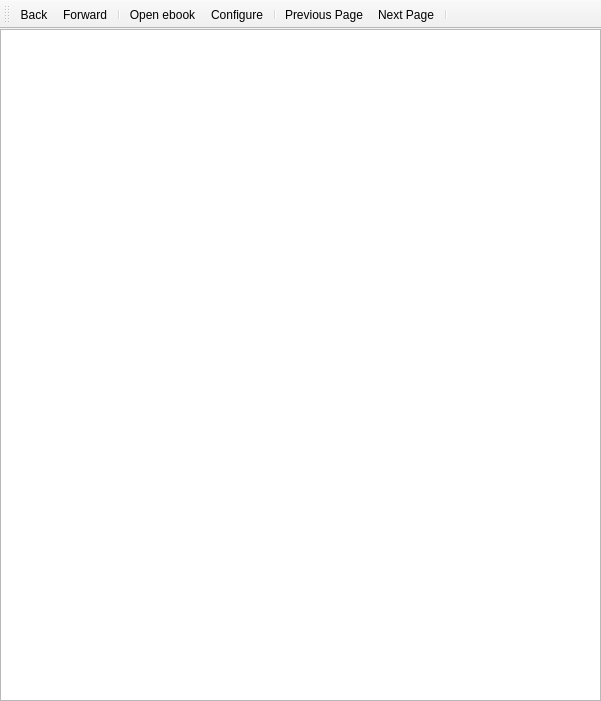
<?xml version="1.0" encoding="UTF-8"?>
<ui version="4.0">
 <class>MainWindow</class>
 <widget class="QMainWindow" name="MainWindow">
  <property name="geometry">
   <rect>
    <x>0</x>
    <y>0</y>
    <width>601</width>
    <height>701</height>
   </rect>
  </property>
  <property name="sizePolicy">
   <sizepolicy hsizetype="Minimum" vsizetype="Minimum">
    <horstretch>0</horstretch>
    <verstretch>0</verstretch>
   </sizepolicy>
  </property>
  <property name="windowTitle">
   <string>LRF Viewer</string>
  </property>
  <property name="windowIcon">
   <iconset>
    <normaloff>:/images/viewer.png</normaloff>:/images/viewer.png</iconset>
  </property>
  <widget class="QWidget" name="central_widget">
   <layout class="QVBoxLayout">
    <property name="margin">
     <number>0</number>
    </property>
    <item>
     <widget class="QStackedWidget" name="stack">
      <property name="currentIndex">
       <number>0</number>
      </property>
      <widget class="QWidget" name="viewer_page">
       <layout class="QGridLayout">
        <property name="margin">
         <number>0</number>
        </property>
        <item row="0" column="0">
         <widget class="BookView" name="graphics_view">
          <property name="mouseTracking">
           <bool>true</bool>
          </property>
         </widget>
        </item>
       </layout>
      </widget>
      <widget class="QWidget" name="bar_page">
       <layout class="QVBoxLayout">
        <item>
         <spacer>
          <property name="orientation">
           <enum>Qt::Vertical</enum>
          </property>
          <property name="sizeHint" stdset="0">
           <size>
            <width>20</width>
            <height>40</height>
           </size>
          </property>
         </spacer>
        </item>
        <item>
         <widget class="QFrame" name="frame_2">
          <property name="frameShape">
           <enum>QFrame::StyledPanel</enum>
          </property>
          <property name="frameShadow">
           <enum>QFrame::Raised</enum>
          </property>
          <layout class="QVBoxLayout">
           <item>
            <widget class="QProgressBar" name="progress_bar">
             <property name="maximum">
              <number>0</number>
             </property>
             <property name="value">
              <number>-1</number>
             </property>
            </widget>
           </item>
           <item>
            <widget class="QLabel" name="progress_label">
             <property name="font">
              <font>
               <pointsize>11</pointsize>
               <weight>75</weight>
               <bold>true</bold>
              </font>
             </property>
             <property name="text">
              <string>Parsing LRF file</string>
             </property>
            </widget>
           </item>
          </layout>
         </widget>
        </item>
        <item>
         <spacer>
          <property name="orientation">
           <enum>Qt::Vertical</enum>
          </property>
          <property name="sizeHint" stdset="0">
           <size>
            <width>20</width>
            <height>40</height>
           </size>
          </property>
         </spacer>
        </item>
       </layout>
      </widget>
     </widget>
    </item>
   </layout>
  </widget>
  <widget class="QToolBar" name="tool_bar">
   <property name="windowTitle">
    <string>LRF Viewer toolbar</string>
   </property>
   <property name="allowedAreas">
    <set>Qt::AllToolBarAreas</set>
   </property>
   <attribute name="toolBarArea">
    <enum>Qt::TopToolBarArea</enum>
   </attribute>
   <attribute name="toolBarBreak">
    <bool>false</bool>
   </attribute>
   <addaction name="action_back"/>
   <addaction name="action_forward"/>
   <addaction name="separator"/>
   <addaction name="action_open_ebook"/>
   <addaction name="action_configure"/>
   <addaction name="separator"/>
   <addaction name="action_previous_page"/>
   <addaction name="action_next_page"/>
   <addaction name="separator"/>
  </widget>
  <action name="action_next_page">
   <property name="icon">
    <iconset>
     <normaloff>:/images/next.png</normaloff>:/images/next.png</iconset>
   </property>
   <property name="text">
    <string>Next Page</string>
   </property>
  </action>
  <action name="action_previous_page">
   <property name="icon">
    <iconset>
     <normaloff>:/images/previous.png</normaloff>:/images/previous.png</iconset>
   </property>
   <property name="text">
    <string>Previous Page</string>
   </property>
  </action>
  <action name="action_back">
   <property name="icon">
    <iconset>
     <normaloff>:/images/back.png</normaloff>:/images/back.png</iconset>
   </property>
   <property name="text">
    <string>Back</string>
   </property>
  </action>
  <action name="action_forward">
   <property name="icon">
    <iconset>
     <normaloff>:/images/forward.png</normaloff>:/images/forward.png</iconset>
   </property>
   <property name="text">
    <string>Forward</string>
   </property>
  </action>
  <action name="action_next_match">
   <property name="text">
    <string>Next match</string>
   </property>
  </action>
  <action name="action_open_ebook">
   <property name="icon">
    <iconset>
     <normaloff>:/images/document_open.png</normaloff>:/images/document_open.png</iconset>
   </property>
   <property name="text">
    <string>Open ebook</string>
   </property>
  </action>
  <action name="action_configure">
   <property name="icon">
    <iconset>
     <normaloff>:/images/config.png</normaloff>:/images/config.png</iconset>
   </property>
   <property name="text">
    <string>Configure</string>
   </property>
  </action>
 </widget>
 <customwidgets>
  <customwidget>
   <class>BookView</class>
   <extends>QGraphicsView</extends>
   <header>bookview.h</header>
  </customwidget>
 </customwidgets>
 <resources>
  <include location="../../../../resources/images.qrc"/>
 </resources>
 <connections/>
</ui>
